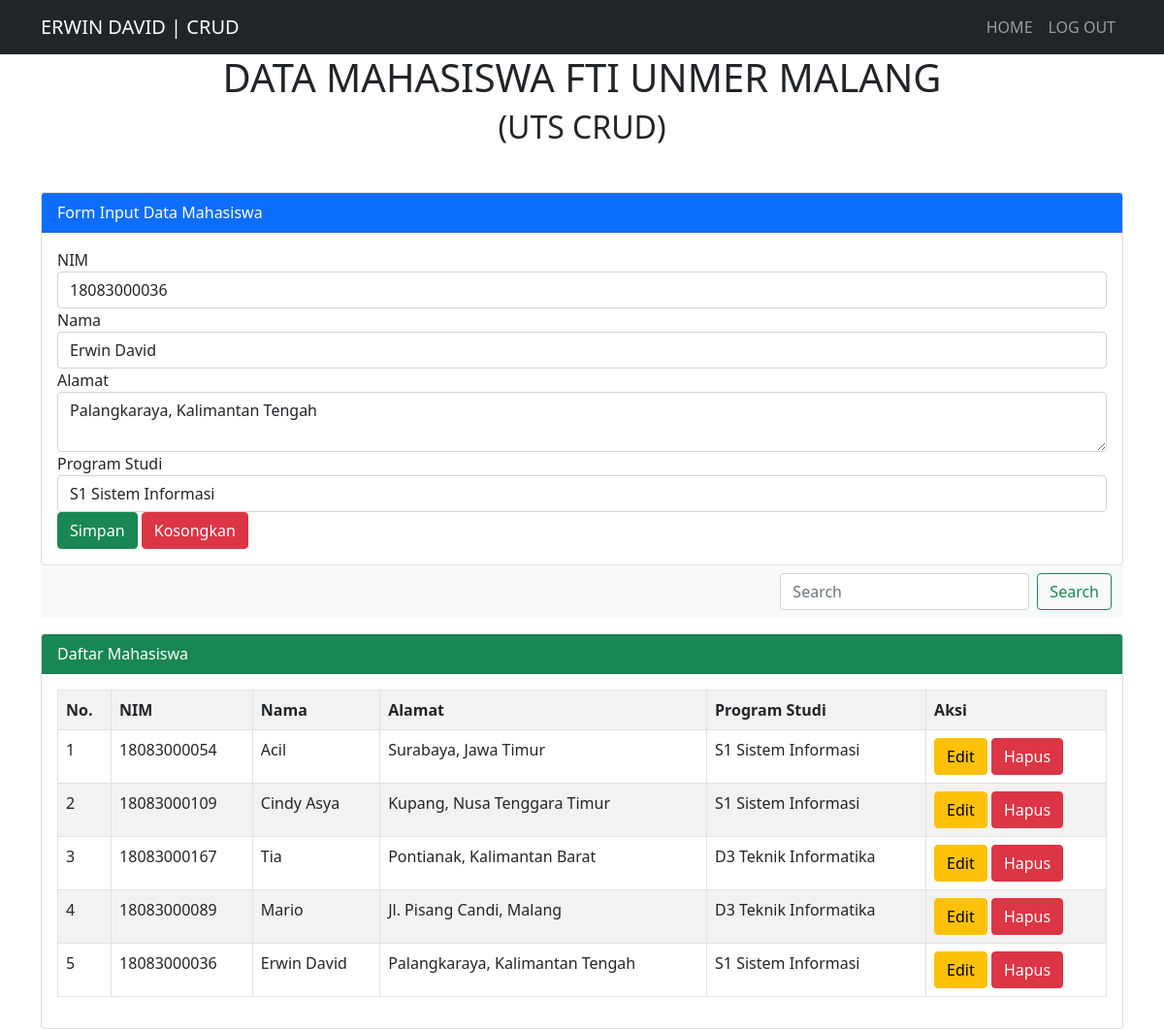
/index-2.php?hal=edit&id=1 (signed in), run on the app's committed database.
### tables this page shows
CREATE TABLE `tmhs` (
  `id_mhs` int(11) NOT NULL,
  `nim` varchar(11) NOT NULL,
  `nama` varchar(100) NOT NULL,
  `alamat` varchar(128) NOT NULL,
  `prodi` varchar(50) NOT NULL
);

### index-2.php (the view, shortened to what this page needs)
<?php
    $server ="localhost";
    $user = "root";
    $pass = "";
    $database = "dblatihan";
    $koneksi = mysqli_connect($server, $user, $pass, $database)or die(mysqli_error($koneksi));
    if(isset($_GET['hal']))
    {
        if($_GET['hal'] == "edit")
        {
            $tampil = mysqli_query($koneksi, "SELECT * FROM tmhs WHERE id_mhs = '$_GET[id]' ");
            $data = mysqli_fetch_array($tampil);
            if($data)
            {
                $vnim = $data['nim'];
                $vnama = $data['nama'];
                $valamat = $data['alamat'];
                $vprodi = $data['prodi'];
            }
        }
    }
?>
<!DOCTYPE html>
<html>
<head>
    <link rel="stylesheet" type="text/css" href="css/bootstrap.min.css">
</head>
<body>
<nav class="navbar navbar-expand-lg navbar-dark bg-dark text-uppercase">
        <div class="container">
            <a class="navbar-brand" href="index.php">ERWIN DAVID | CRUD</a>
            <div class="collapse navbar-collapse" id="navbarNav">
                <ul class="navbar-nav ms-auto">
                    <li class="nav-item">
                        <a class="nav-link" aria-current="page" href="index.php">Home</a>
                    </li>
                    <li class="nav-item">
                        <a class="nav-link" href="logout-2.php">Log out</a>
                    </li>
                </ul>
            </div>
        </div>
    </nav>
<div class="container">
    <h1 class="text-center">DATA MAHASISWA FTI UNMER MALANG</h1>
    <h2 class="text-center">(UTS CRUD)</h2>
    <div class="card mt-5">
    <div class="card-header bg-primary text-white">
        Form Input Data Mahasiswa
    </div>
    <div class="card-body">
        <form method="post" action="">
            <div class="form-group">
                <label>NIM</label>
                <input type="text" name="tnim" value="<?=@$vnim?>" class="form-control" placeholder="Input NIM Anda di sini!" required>
            </div>
            <div class="form-group">
                <label>Nama</label>
                <input type="text" name="tnama" value="<?=@$vnama?>" class="form-control" placeholder="Input nama Anda di sini!" required>
            </div>
            <div class="form-group">
                <label>Alamat</label>
                <textarea class="form-control" name="talamat" placeholder="Input alamat Anda di sini!"><?=@$valamat?></textarea>
            </div>
            <div class="form-group">
                <label>Program Studi</label>
                <select class="form-control" name="tprodi">
                    <option value="<?=@$vprodi?>"><?=@$vprodi?></option>
                </select>
            </div>
            <button type="submit" class="btn btn-success" name="bsimpan">Simpan</button>
            <button type="reset" class="btn btn-danger" name="breset">Kosongkan</button>
        </form>
    </div>
    </div>
   <nav class="navbar sticky-top navbar-light bg-light">
  <div class="container-fluid">
    <form class="d-flex">
      <input class="form-control me-2" type="search" placeholder="Search" aria-label="Search">
      <button class="btn btn-outline-success" type="submit">Search</button>
    </form>
  </div>
</nav>
   <div class="card mt-3">
    <div class="card-header bg-success text-white">
        Daftar Mahasiswa
    </div>
    <div class="card-body">
        <table class="table table-bordered table-striped">
            <tr>
                <th>No.</th>
                <th>NIM</th>
                <th>Nama</th>
                <th>Alamat</th>
                <th>Program Studi</th>
                <th>Aksi</th>
            </tr>
            <?php
                $no = 1;
                $tampil = mysqli_query($koneksi, "SELECT * from tmhs order by id_mhs desc");
                while($data = mysqli_fetch_array($tampil)) :
            ?>
            <tr>
                <td><?=$no++;?></td>
                <td><?=$data['nim']?></td>
                <td><?=$data['nama']?></td>
                <td><?=$data['alamat']?></td>
                <td><?=$data['prodi']?></td>
                <td>
                    <a href="index-2.php?hal=edit&id=<?=$data['id_mhs']?>" class="btn btn-warning"> Edit </a>
                    <a href="index-2.php?hal=hapus&id=<?=$data['id_mhs']?>" onclick="return confirm('Apakah yakin ingin menghapus?')" class="btn btn-danger"> Hapus </a>
                </td>
            </tr>
            <?php endwhile;  ?>
        </table>
    </div>
    </div>
</div>
</body>
</html>

### data on the page
tmhs: tnim "18083000036", tnama "Erwin David", talamat "Palangkaraya, Kalimantan Tengah", tprodi "S1 Sistem Informasi", nim "18083000036", nama "Erwin David", alamat "Palangkaraya, Kalimantan Tengah", prodi "S1 Sistem Informasi"
tmhs: nim "18083000054", nama "Acil", alamat "Surabaya, Jawa Timur", prodi "S1 Sistem Informasi"
tmhs: nim "18083000109", nama "Cindy Asya", alamat "Kupang, Nusa Tenggara Timur", prodi "S1 Sistem Informasi"
tmhs: nim "18083000167", nama "Tia", alamat "Pontianak, Kalimantan Barat", prodi "D3 Teknik Informatika"
tmhs: nim "18083000089", nama "Mario", alamat "Jl. Pisang Candi, Malang", prodi "D3 Teknik Informatika"
